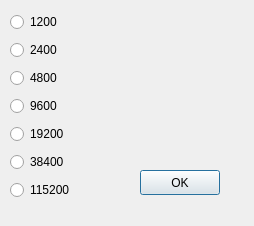
<?xml version="1.0" encoding="UTF-8"?>
<ui version="4.0">
 <class>BaudSelectDialog</class>
 <widget class="QDialog" name="BaudSelectDialog">
  <property name="geometry">
   <rect>
    <x>0</x>
    <y>0</y>
    <width>254</width>
    <height>226</height>
   </rect>
  </property>
  <property name="windowTitle">
   <string>Baud Rate</string>
  </property>
  <widget class="QWidget" name="layoutWidget">
   <property name="geometry">
    <rect>
     <x>10</x>
     <y>10</y>
     <width>111</width>
     <height>192</height>
    </rect>
   </property>
   <layout class="QVBoxLayout" name="verticalLayout">
    <item>
     <widget class="QRadioButton" name="radio1200">
      <property name="text">
       <string>1200</string>
      </property>
     </widget>
    </item>
    <item>
     <widget class="QRadioButton" name="radio2400">
      <property name="text">
       <string>2400</string>
      </property>
     </widget>
    </item>
    <item>
     <widget class="QRadioButton" name="radio4800">
      <property name="text">
       <string>4800</string>
      </property>
     </widget>
    </item>
    <item>
     <widget class="QRadioButton" name="radio9600">
      <property name="text">
       <string>9600</string>
      </property>
     </widget>
    </item>
    <item>
     <widget class="QRadioButton" name="radio19200">
      <property name="text">
       <string>19200</string>
      </property>
     </widget>
    </item>
    <item>
     <widget class="QRadioButton" name="radio38400">
      <property name="text">
       <string>38400</string>
      </property>
     </widget>
    </item>
    <item>
     <widget class="QRadioButton" name="radio115200">
      <property name="text">
       <string>115200</string>
      </property>
     </widget>
    </item>
   </layout>
  </widget>
  <widget class="QPushButton" name="buttonOK">
   <property name="geometry">
    <rect>
     <x>140</x>
     <y>170</y>
     <width>80</width>
     <height>25</height>
    </rect>
   </property>
   <property name="text">
    <string>OK</string>
   </property>
  </widget>
 </widget>
 <resources/>
 <connections/>
</ui>
